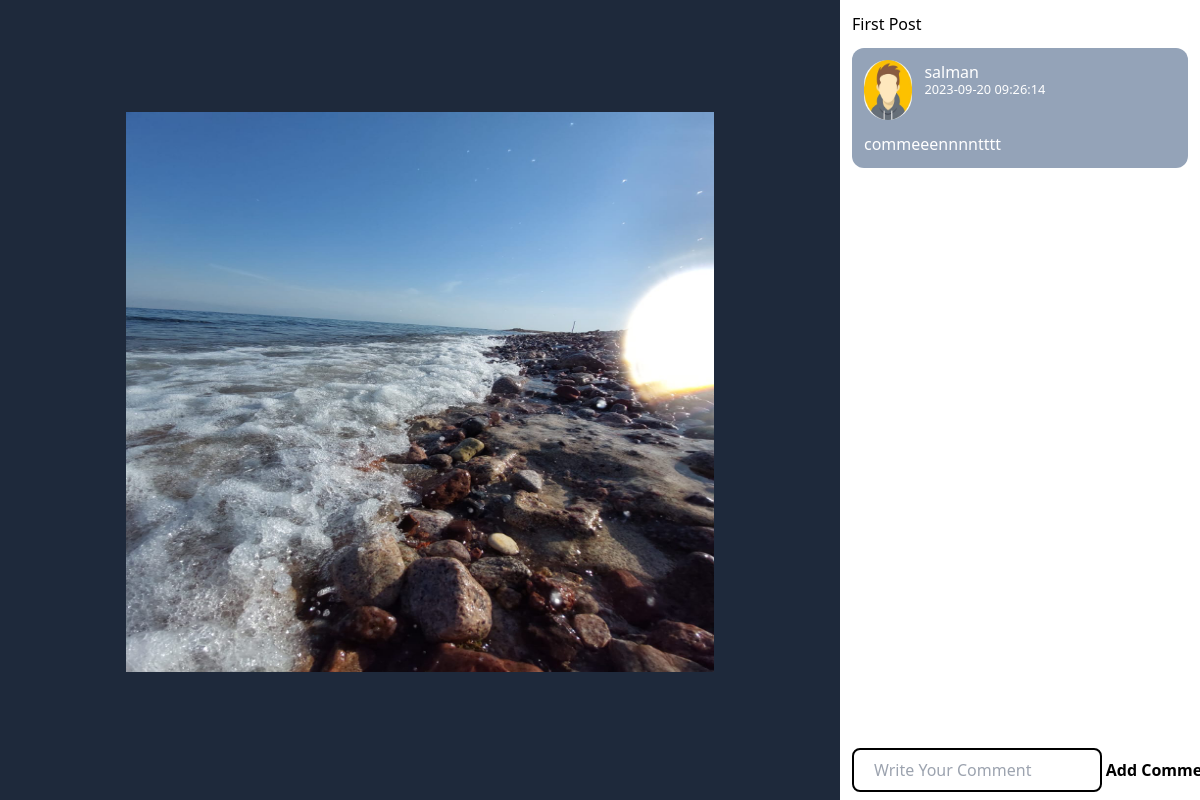
Screenshot of /post/1 (signed in) with the database file from the repository.
### tables this page shows
CREATE TABLE posts(
        id INTEGER PRIMARY KEY AUTOINCREMENT,
        Caption TEXT NOT NULL,
        imageurl TEXT NOT NULL,
        timestamp TIMESTAMP DEFAULT CURRENT_TIMESTAMP,
        userid INTEGER NOT NULL,
        FOREIGN KEY (userid) REFERENCES users (id)
        );

CREATE TABLE comments (
            id INTEGER PRIMARY KEY AUTOINCREMENT,
            post_id INTEGER NOT NULL,
            user_id INTEGER NOT NULL,
            text TEXT NOT NULL,
            timestamp TIMESTAMP DEFAULT CURRENT_TIMESTAMP,
            FOREIGN KEY (post_id) REFERENCES posts (id),
            FOREIGN KEY (user_id) REFERENCES users (id)
        );

CREATE TABLE users (
            id INTEGER PRIMARY KEY AUTOINCREMENT,
            username TEXT NOT NULL UNIQUE,    
            Email TEXT NOT NULL UNIQUE ,
            password TEXT NOT NULL,
            imageurl TEXT NOT NULL           
            );

### app.py (the view)
@app.route("/post/<string:id>" , methods=['POST',"GET"])
def postid(id):
    if 'username' in session:
        if request.method=="POST":
            text = request.form['commentText']
            appDB.addComment(connection,session['userId'] , id , text)
            return redirect(url_for('postid' , id=id))
        post = appDB.getSPost(connection,id)
        comments=appDB.getcomment(connection,id)
        print("--------------------------------------")
        print(post)
        print("--------------------------------------")
        return render_template("Posttt.html" , comments=comments , post=post)
    else:
        return "Login to access this page"

### appDB.py (called while the page is built)
def getSPost(conn, postid):
    cursor = conn.cursor()
    query = '''SELECT * FROM posts WHERE id =?'''
    cursor.execute(query, (postid,))
    return cursor.fetchone()

def getcomment(conn , postid):
    cursor=conn.cursor()
    query = '''  SELECT  users.imageurl, users.username, comments.text, comments.timestamp
        FROM comments
        JOIN users ON comments.user_id = users.id
        WHERE comments.post_id = ?'''
    cursor.execute(query,(postid,))
    return cursor.fetchall()

### templates/Posttt.html (shortened to what this page needs)
<!DOCTYPE html>
<html lang="en">
  <head>
    <link rel="stylesheet" href="/static/css/main.css" />
  </head>
  <body>
    <div class="bg-black text-white flex h-screen">
      <div class="w-[70%] h-screen bg-slate-800 fixed">
        <div
          class="w-[70%] h-[35rem] flex justify-center items-center mt-28 m-auto"
        >
          <img src="/{{post[2]}}" alt="/" class="w-full h-full" />
        </div>
      </div>
      <div
        class="bg-white h-screen absolute right-0 w-[30%] p-3 flex flex-col gap-3"
      >
        <h2 class="text-black">{{post[1]}}</h2>
        {% for comment in comments%}
        <div class="bg-slate-400 rounded-xl">
          <div class="flex p-3 gap-3">
            <div class="w-[60px] h-[60px]">
              <img
                src="/{{comment[0]}}"
                alt="/"
                class="w-full h-full rounded-full"
              />
            </div>
            <div class="flex flex-col w-full">
              <p>{{comment[1]}}</p>
              <small class="-mt-1">{{comment[3]}}</small>
            </div>
          </div>
          <div class="px-3 pb-3">{{comment[2]}}</div>
        </div>
        {%endfor%}
        <div class="fixed bottom-2 bg-slate-600d text-black w-[26rem]">
          <form method="post">
            <input
              type="text"
              name="commentText"
              placeholder="Write Your Comment"
              class="w-[60%] px-5 py-2 rounded-lg bg-white text-black border-2 border-black focus:outline-none"
              autocomplete="off"
            />
            <button type="submit" class="font-bold">Add Comment</button>
          </form>
        </div>
      </div>
    </div>
  </body>
</html>

### static/css/main.css (style rules this page uses)
html { line-height: 1.5; -webkit-text-size-adjust: 100%; -moz-tab-size: 4; -o-tab-size: 4; tab-size: 4; font-family: ui-sans-serif, system-ui, -apple-system, BlinkMacSystemFont, "Segoe UI", Roboto, "Helvetica Neue", Arial, "Noto Sans", sans-serif, "Apple Color Emoji", "Segoe UI Emoji", "Segoe UI Symbol", "Noto Color Emoji"; font-feature-settings: normal; font-variation-settings: normal; }
body { margin: 0; line-height: inherit; }
h1, h2, h3, h4, h5, h6 { font-size: inherit; font-weight: inherit; }
small { font-size: 80%; }
button, input, optgroup, select, textarea { font-family: inherit; font-feature-settings: inherit; font-variation-settings: inherit; font-size: 100%; font-weight: inherit; line-height: inherit; color: inherit; margin: 0; padding: 0; }
button, select { text-transform: none; }
button, [type='button'], [type='reset'], [type='submit'] { -webkit-appearance: button; background-color: transparent; background-image: none; }
blockquote, dl, dd, h1, h2, h3, h4, h5, h6, hr, figure, p, pre { margin: 0; }
input::placeholder, textarea::placeholder { opacity: 1; color: #9ca3af; }
button, [role="button"] { cursor: pointer; }
img, svg, video, canvas, audio, iframe, embed, object { display: block; vertical-align: middle; }
img, video { max-width: 100%; height: auto; }
.fixed { position: fixed; }
.absolute { position: absolute; }
.bottom-2 { bottom: 0.5rem; }
.right-0 { right: 0px; }
.m-auto { margin: auto; }
.-mt-1 { margin-top: -0.25rem; }
.mt-28 { margin-top: 7rem; }
.flex { display: flex; }
.h-\[35rem\] { height: 35rem; }
.h-\[60px\] { height: 60px; }
.h-full { height: 100%; }
.h-screen { height: 100vh; }
.w-\[26rem\] { width: 26rem; }
.w-\[30\%\] { width: 30%; }
.w-\[60\%\] { width: 60%; }
.w-\[60px\] { width: 60px; }
.w-\[70\%\] { width: 70%; }
.w-full { width: 100%; }
.flex-col { flex-direction: column; }
.items-center { align-items: center; }
.justify-center { justify-content: center; }
.gap-3 { gap: 0.75rem; }
.rounded-full { border-radius: 9999px; }
.rounded-lg { border-radius: 0.5rem; }
.rounded-xl { border-radius: 0.75rem; }
.border-2 { border-width: 2px; }
.border-black { --tw-border-opacity: 1; border-color: rgb(0 0 0 / var(--tw-border-opacity)); }
.bg-black { --tw-bg-opacity: 1; background-color: rgb(0 0 0 / var(--tw-bg-opacity)); }
.bg-slate-400 { --tw-bg-opacity: 1; background-color: rgb(148 163 184 / var(--tw-bg-opacity)); }
.bg-slate-800 { --tw-bg-opacity: 1; background-color: rgb(30 41 59 / var(--tw-bg-opacity)); }
.bg-white { --tw-bg-opacity: 1; background-color: rgb(255 255 255 / var(--tw-bg-opacity)); }
.p-3 { padding: 0.75rem; }
.px-3 { padding-left: 0.75rem; padding-right: 0.75rem; }
.px-5 { padding-left: 1.25rem; padding-right: 1.25rem; }
.py-2 { padding-top: 0.5rem; padding-bottom: 0.5rem; }
.pb-3 { padding-bottom: 0.75rem; }
.font-bold { font-weight: 700; }
.text-black { --tw-text-opacity: 1; color: rgb(0 0 0 / var(--tw-text-opacity)); }
.text-white { --tw-text-opacity: 1; color: rgb(255 255 255 / var(--tw-text-opacity)); }

### rows the page displays
posts: imageurl (picture), Caption "First Post"
comments: imageurl (placeholder picture), username "salman", timestamp "2023-09-20 09:26:14", text "commeeennnntttt"
